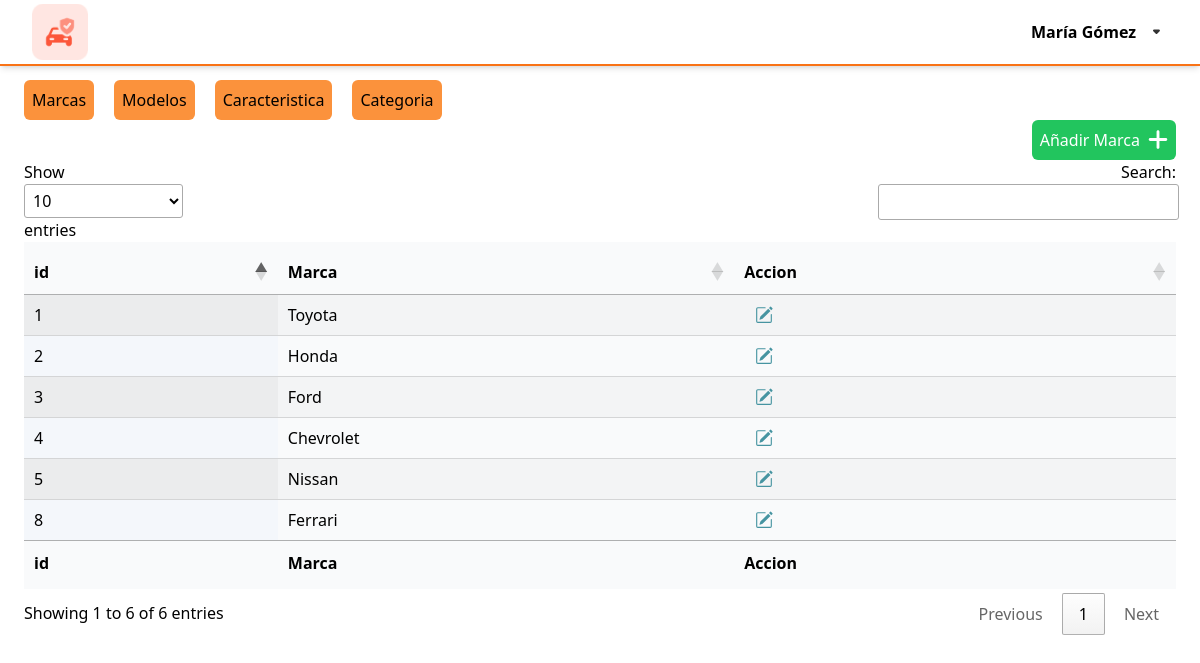
Screenshot of /reportes/venta_usuario.php (signed in) with the database file from the repository.
### tables this page shows
CREATE TABLE IF NOT EXISTS `vehiculos_marcas` (
  `idVehiculos_Marca` int NOT NULL AUTO_INCREMENT,
  `marca_nombre` varchar(45) NOT NULL,
  PRIMARY KEY (`idVehiculos_Marca`),
  UNIQUE KEY `marca_nombre_UNIQUE` (`marca_nombre`)
);

### reportes/venta_usuario.php (the view, shortened to what this page needs)
<?php session_start();
require("../php/connection.php");
$marcas = $mysqli->query("SELECT * FROM `vehiculos_marcas`");
?>
<!DOCTYPE html>
<html lang="en">
<head>
    <link href="../css/output.css" rel="stylesheet">
    <link href="../css/input.css" rel="stylesheet">
    <link href="../DataTables/datatables.min.css" rel="stylesheet">
</head>
<body>
    <?php include "../pages/nav.php" ?>
    <div class="w-screen p-6 mt-14">
        <div class="w-full  flex gap-5 items-center relative">
            <div class="flex gap-5">
                <button mostrar="#marcas" class="activar bg-orange-400 rounded-md p-2 ">Marcas</button>
                <button mostrar="#modelos" class="activar bg-orange-400 rounded-md p-2">Modelos</button>
                <button mostrar="#caracteristica" class="activar bg-orange-400 rounded-md p-2">Caracteristica</button>
                <button mostrar="#categoria" class="activar bg-orange-400 rounded-md p-2">Categoria</button>
            </div>
        </div>
        <div id="marcas" class="contenedor ">
            <div class="flex justify-end">
                <button class="flex items-cent gap-2 bg-green-500 p-2 rounded-md text-white" data-modal-target="marca-modal" data-modal-toggle="marca-modal">
                    <span>Añadir Marca</span>
                    <div class="w-5">
                        <img class="w-full h-full" src="../svg/add.svg" alt="">
                    </div>
                </button>
            </div>
            <table id="table_marcas" class="display table bg-gray-50 py-2 ">
                <thead>
                    <tr>
                        <th>id</th>
                        <th>Marca</th>
                        <th>Accion</th>
                    </tr>
                </thead>
                <tbody>
                    <?php
                    if ($marcas) {
                        if ($marcas->num_rows > 0) {
                            while ($datos = $marcas->fetch_assoc()) {
                    ?>
                                <tr>
                                    <td><?php echo $datos['idVehiculos_Marca']; ?></td>
                                    <td><?php echo $datos['marca_nombre']; ?></td>
                                    <td>
                                        <div class="flex gap-2 w-12 justify-center overflow-hidden bg-transparent">
                                            <div>
                                                <img onclick='EditarMarca(<?php echo json_encode($datos); ?>)' data-modal-target="marca-modal" data-modal-toggle="marca-modal" class="cursor-pointer" src="../svg/edit.svg" alt="">
                                            </div>
                                        </div>
                                    </td>
                                </tr>
                    <?php
                            }
                        }
                    } else {
                        echo "<tr><td colspan='5'>Error executing the query: " . $mysqli->error . "</td></tr>";
                    }
                    ?>
                </tbody>
                <tfoot>
                    <tr>
                        <th>id</th>
                        <th>Marca</th>
                        <th>Accion</th>
                    </tr>
                </tfoot>
            </table>
        </div>
    </div>
</body>
</html>

### css/input.css (style rules this page uses)
a,button { @apply hover:bg-orange-700; }

### rows the page displays
vehiculos_marcas: idVehiculos_Marca "4", marca_nombre "Chevrolet"
vehiculos_marcas: idVehiculos_Marca "8", marca_nombre "Ferrari"
vehiculos_marcas: idVehiculos_Marca "3", marca_nombre "Ford"
vehiculos_marcas: idVehiculos_Marca "2", marca_nombre "Honda"
vehiculos_marcas: idVehiculos_Marca "5", marca_nombre "Nissan"
vehiculos_marcas: idVehiculos_Marca "1", marca_nombre "Toyota"

### other values shown
$nombre "María"
$apellido "Gómez"
